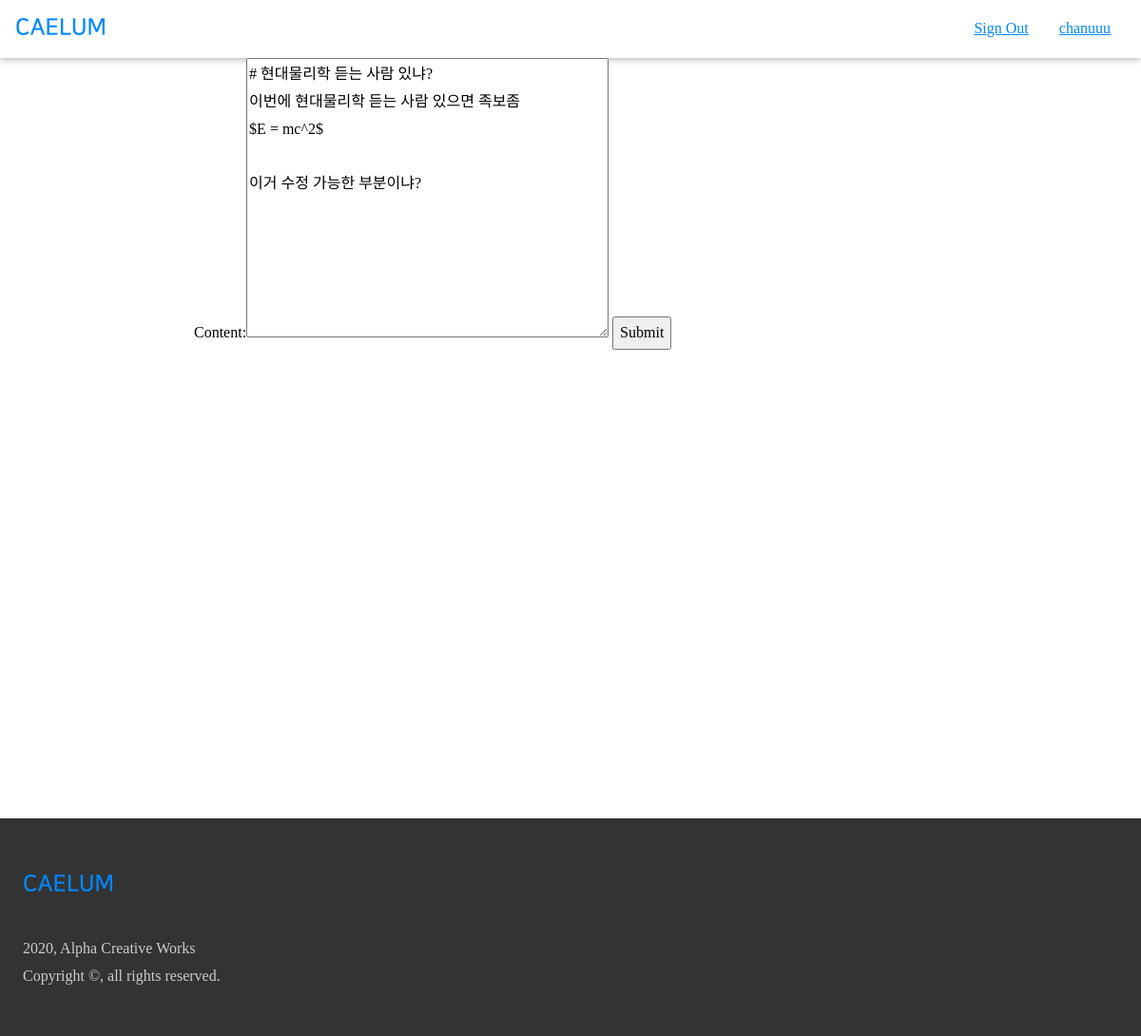
Screenshot of /edit_article/13 (signed in) with the database file from the repository.
### accounts/models.py (models this page shows, shortened)
class User(AbstractBaseUser):
    email = models.EmailField(
        max_length=255,
        unique=True,
    )
    portal_id = models.CharField(
        max_length=10,
        unique=True,
        null=True,
    )
    name = models.CharField(
        max_length=30,
        null=True,
    )
    dept_major = models.CharField(
        max_length=50,
        null=True,
    )
    username = models.SlugField(
        max_length=30,
        null=True,
    )
    is_email_verified = models.BooleanField(default=False)
    is_active = models.BooleanField(default=True)
    is_admin = models.BooleanField(default=False)
    objects = UserManager()
    USERNAME_FIELD = 'email'
    REQUIRED_FIELD = [
    ]

### air/models.py (models this page shows, shortened)
class Article(models.Model):
    author = models.ForeignKey(
        User,
        on_delete=models.CASCADE,
    )
    content = MarkdownxField()
    tags = TaggableManager(
        blank=True,
    )
    date_created = models.DateTimeField(
        auto_now_add=True,
    )
    hit_count = models.IntegerField(
        default=0,
    )
    is_answer = models.BooleanField(
        default=False,
    )
    parent = models.ForeignKey(
        'self',
        blank=True,
        null=True,
        on_delete=models.CASCADE,
        related_name='answers',
    )
    accepted = models.BooleanField(
        default=False,
    )
    class Meta:
        ordering = ['-date_created']

### air/views.py (the view, shortened to what this page needs)
# urls.py: path('edit_article/<int:pk>', views.edit_article, name='edit_article'),
@login_required
def edit_article(request, pk):
     user = request.user
     article = Article.objects.get(pk=pk)
     if request.method == 'POST':
          form = ArticleCreationForm(request.POST)
          if form.is_valid():
               article.content = form.cleaned_data['content']
               article.tags = form.cleaned_data['tags']
               article.save()
               return redirect('air:article', pk=article.pk)
     elif request.method == "GET":
          if article.author == user:
               if article.is_answer:
                    form = ArticleCreationForm(instance=article)
                    context = {
                         'user': user,
                         'form': form,
                         'question': article.parent,
                    }
                    return render(request, 'air/answer.html', context)
               else:
                    form = ArticleCreationForm(instance=article)
                    context = {
                         'user': user,
                         'form': form,
                    }
                    return render(request, 'air/question.html', context)

### air/forms.py (shortened to what this page needs)
class ArticleCreationForm(forms.ModelForm):
    def __init__(self, data=None, files=None, auto_id='id_%s', prefix=None, initial=None, error_class=ErrorList, label_suffix=None, empty_permitted=False, instance=None, use_required_attribute=None, renderer=None, author=None, is_answer=None, parent=None):
        super().__init__(data=data, files=files, auto_id=auto_id, prefix=prefix, initial=initial, error_class=error_class, label_suffix=label_suffix, empty_permitted=empty_permitted, instance=instance, use_required_attribute=use_required_attribute, renderer=renderer)
        self.author = author
        self.is_answer = is_answer
        self.parent = parent
    class Meta:
        model = Article
        fields = ('content', 'tags',)

### air/templates/air/question.html (shortened to what this page needs)
{% extends 'air/account_widget.html' %}
{% load markdown_extras %}
{% block content %}
<div class=" acw3-container acw3-max-width-840 acw3-min-height-100">
    <form method="POST">
        {{ form }}
        <input type="submit" value="Submit" />
    </form>
</div>
{% endblock %}

### air/templates/air/account_widget.html (shortened to what this page needs)
{% extends 'common/base.html' %}
{% block account %}
<a href="{% url 'accounts:sign_out' %}" class=" acw3-bar-item">
    Sign Out
</a>
<a href="{% url 'accounts:account_manage' %}" class=" acw3-bar-item">
    {{ user.username }}
</a>
{% endblock %}

### static/common/acw3_pro.css (style rules this page uses)
html { box-sizing: border-box }
*, *:before, *:after { box-sizing: inherit }
html { -ms-text-size-adjust: 100%; -webkit-text-size-adjust: 100% }
body { margin: 0 }
a { background-color: transparent }
button, input, select, textarea, optgroup { font: inherit; margin: 0 }
button, input { overflow: visible }
button, [type=button], [type=reset], [type=submit] { -webkit-appearance: button }
textarea { overflow: auto }
html, body { font-family: Verdana, sans-serif; font-size: 16px; line-height: 1.5 }
html { overflow-x: hidden }
a { color: inherit }
.acw3-bar .acw3-bar-item { padding: 8px 16px; float: left; width: auto; border: none; display: block; outline: 0 }
.acw3-container:after, .acw3-container:before, .acw3-panel:after, .acw3-panel:before, .acw3-row:after, .acw3-row:before, .acw3-row-padding:after, .acw3-row-padding:before, .acw3-cell-row:before, .acw3-cell-row:after, .acw3-clear:after, .acw3-clear:before, .acw3-bar:before, .acw3-bar:after { content: ""; display: table; clear: both }
.acw3-container, .acw3-panel { padding: 0.01em 24px }

### static/common/axw3.css (style rules this page uses)
body, html { height: 100%; line-height: 1.8; padding: 0; margin: 0; font-family: "NBG"; }
a { cursor: pointer; }
.acw3-max-width-840 { max-width: 840px; margin: auto; }
.acw3-min-height-100 { min-height: 100vh; }

### rows the page displays
User: username "chanuuu"
Article: content "# 현대물리학 듣는 사람 있냐? 이번에 현대물리학 듣는 사람 있으면 족보좀 $E = mc^2$ 이거 수정 가능한 부분이냐?"
